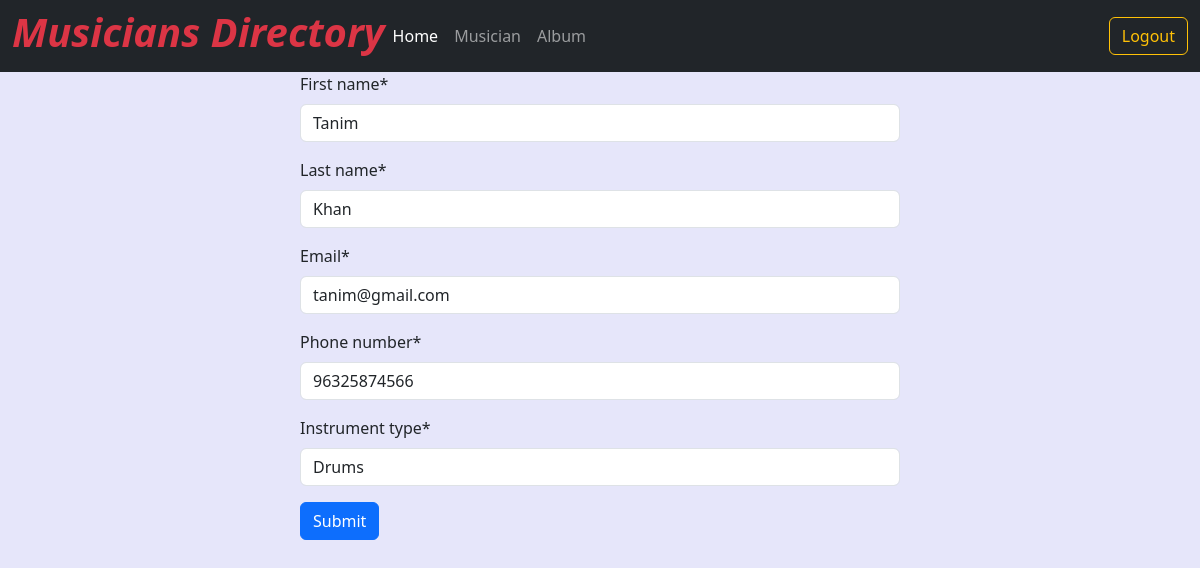
The app's page /musician/edit/5/ (signed in) with its own data.
### musician/models.py (models this page shows, shortened)
class Musician(models.Model):
    first_name = models.CharField(max_length=100)
    last_name = models.CharField(max_length=100)
    email = models.EmailField()
    phone_number = models.CharField(max_length=12)
    instrument_type = models.CharField(max_length=100)

### musician/views.py (the view)
# urls.py: path('edit/<int:id>/', views.edit_musician.as_view() , name='edit_musician'),
@method_decorator(login_required, name='dispatch')
class edit_musician(UpdateView):
    model = Musician
    form_class = MusicianForm
    template_name = 'album.html'
    pk_url_kwarg = 'id'
    success_url = reverse_lazy('home')

### musician/forms.py
class MusicianForm(forms.ModelForm):
    class Meta:
        model = Musician
        fields = '__all__'

### album/templates/album.html (shortened to what this page needs)
{% extends "base.html" %}
{% load crispy_forms_tags  %}
{% block content %}
<form method="POST" style="width: 50%; margin:auto">
    {{form | crispy}}
    <button type="submit" class="btn btn-primary">Submit</button>
</form>
{% endblock %}

### templates/base.html (style rules this page uses)
body { background-color: #E6E6FA; }

### records on screen
Musician: first_name "Tanim", last_name "Khan", email "tanim@gmail.com", phone_number "96325874566", instrument_type "Drums"
